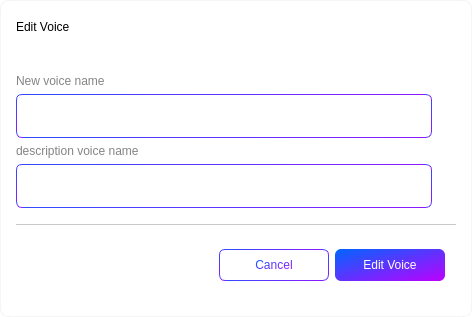
<?xml version="1.0" encoding="UTF-8"?>
<ui version="4.0">
 <class>WEditVoiceDlgClass</class>
 <widget class="QWidget" name="WEditVoiceDlgClass">
  <property name="geometry">
   <rect>
    <x>0</x>
    <y>0</y>
    <width>472</width>
    <height>317</height>
   </rect>
  </property>
  <property name="minimumSize">
   <size>
    <width>472</width>
    <height>317</height>
   </size>
  </property>
  <property name="maximumSize">
   <size>
    <width>472</width>
    <height>317</height>
   </size>
  </property>
  <property name="windowTitle">
   <string>WEditVoiceDlg</string>
  </property>
  <property name="styleSheet">
   <string notr="true">QWidget#WEditVoiceDlgClass{
	border:1px solid rgba(0,0,0,10);
	border-radius:8px;
}

QWidget{
	font: 12px &quot;微软雅黑&quot;;
	background-color: rgb(255, 255, 255);
}</string>
  </property>
  <layout class="QVBoxLayout" name="verticalLayout_2">
   <property name="spacing">
    <number>16</number>
   </property>
   <property name="leftMargin">
    <number>16</number>
   </property>
   <property name="rightMargin">
    <number>16</number>
   </property>
   <item>
    <layout class="QHBoxLayout" name="horizontalLayout_3">
     <property name="bottomMargin">
      <number>15</number>
     </property>
     <item>
      <widget class="QLabel" name="label">
       <property name="styleSheet">
        <string notr="true">font: 16px &quot;微软雅黑&quot;;</string>
       </property>
       <property name="text">
        <string>Edit Voice</string>
       </property>
      </widget>
     </item>
     <item>
      <spacer name="horizontalSpacer_2">
       <property name="orientation">
        <enum>Qt::Horizontal</enum>
       </property>
       <property name="sizeHint" stdset="0">
        <size>
         <width>40</width>
         <height>20</height>
        </size>
       </property>
      </spacer>
     </item>
     <item>
      <widget class="QPushButton" name="btn_close">
       <property name="minimumSize">
        <size>
         <width>32</width>
         <height>32</height>
        </size>
       </property>
       <property name="styleSheet">
        <string notr="true">background-image: url(:/QtTest/icon/Setting/close.png);
border:none;
	background-position: center;
    background-repeat: no-repeat;</string>
       </property>
       <property name="text">
        <string/>
       </property>
      </widget>
     </item>
    </layout>
   </item>
   <item>
    <layout class="QVBoxLayout" name="verticalLayout">
     <item>
      <widget class="QLabel" name="label_2">
       <property name="styleSheet">
        <string notr="true">color: #848484;</string>
       </property>
       <property name="text">
        <string>New voice name</string>
       </property>
      </widget>
     </item>
     <item>
      <widget class="QLineEdit" name="lineEdit">
       <property name="minimumSize">
        <size>
         <width>416</width>
         <height>44</height>
        </size>
       </property>
       <property name="maximumSize">
        <size>
         <width>416</width>
         <height>44</height>
        </size>
       </property>
       <property name="styleSheet">
        <string notr="true">
border:1px solid qlineargradient(spread:pad, x1:0, y1:0, x2:1, y2:1, stop:0 #0066FF, stop:1 #BD00FF);
border-radius:6px;</string>
       </property>
      </widget>
     </item>
     <item>
      <widget class="QLabel" name="label_4">
       <property name="styleSheet">
        <string notr="true">color: #848484;</string>
       </property>
       <property name="text">
        <string>description voice name</string>
       </property>
      </widget>
     </item>
     <item>
      <widget class="QLineEdit" name="lineEdit_2">
       <property name="minimumSize">
        <size>
         <width>416</width>
         <height>44</height>
        </size>
       </property>
       <property name="maximumSize">
        <size>
         <width>416</width>
         <height>44</height>
        </size>
       </property>
       <property name="styleSheet">
        <string notr="true">
border:1px solid qlineargradient(spread:pad, x1:0, y1:0, x2:1, y2:1, stop:0 #0066FF, stop:1 #BD00FF);
border-radius:6px;</string>
       </property>
      </widget>
     </item>
    </layout>
   </item>
   <item>
    <widget class="QFrame" name="frame">
     <property name="styleSheet">
      <string notr="true">QFrame{
	border:none;
	border-top:1px solid #C9C9C9;
}</string>
     </property>
     <property name="frameShape">
      <enum>QFrame::StyledPanel</enum>
     </property>
     <property name="frameShadow">
      <enum>QFrame::Raised</enum>
     </property>
     <layout class="QHBoxLayout" name="horizontalLayout">
      <item>
       <spacer name="horizontalSpacer">
        <property name="orientation">
         <enum>Qt::Horizontal</enum>
        </property>
        <property name="sizeHint" stdset="0">
         <size>
          <width>190</width>
          <height>20</height>
         </size>
        </property>
       </spacer>
      </item>
      <item>
       <widget class="QPushButton" name="pb_cancel">
        <property name="minimumSize">
         <size>
          <width>110</width>
          <height>32</height>
         </size>
        </property>
        <property name="maximumSize">
         <size>
          <width>110</width>
          <height>32</height>
         </size>
        </property>
        <property name="styleSheet">
         <string notr="true">border:1px solid qlineargradient(spread:pad, x1:0, y1:0, x2:1, y2:1, stop:0 #0066FF, stop:1 #BD00FF);
border-radius:6px;
color: qlineargradient(spread:pad, x1:0, y1:0, x2:1, y2:1, stop:0 #0066FF, stop:1 #BD00FF);</string>
        </property>
        <property name="text">
         <string>Cancel</string>
        </property>
       </widget>
      </item>
      <item>
       <widget class="QPushButton" name="pb_sure">
        <property name="minimumSize">
         <size>
          <width>110</width>
          <height>32</height>
         </size>
        </property>
        <property name="maximumSize">
         <size>
          <width>110</width>
          <height>32</height>
         </size>
        </property>
        <property name="styleSheet">
         <string notr="true">background-color: qlineargradient(spread:pad, x1:0, y1:0, x2:1, y2:1, stop:0 #0066FF, stop:1 #BD00FF);
color: rgb(255, 255, 255);
border-radius:6px;</string>
        </property>
        <property name="text">
         <string>Edit Voice</string>
        </property>
       </widget>
      </item>
     </layout>
    </widget>
   </item>
  </layout>
 </widget>
 <layoutdefault spacing="6" margin="11"/>
 <resources>
  <include location="../../../AiSound.qrc"/>
 </resources>
 <connections/>
</ui>
